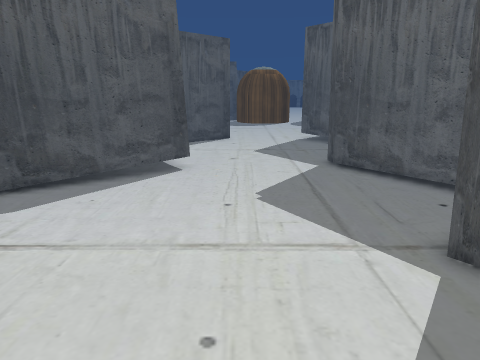
View 1 (above)

16 first-person views from a walk through a 3-D level made in the Unity game engine. The camera is 1.5 m above the floor, tilts 14° down and sees 70° across. The floor is counted in squares, 0.5 m on a side. Each view is taken from the middle of a square. On the plan, view 1 faces up. The plan holds only what a view shows up to about 20 squares ahead; the rest is blank. The place goes on beyond the plan. The player is left out. Some surface patterns are stand-ins.

View 2
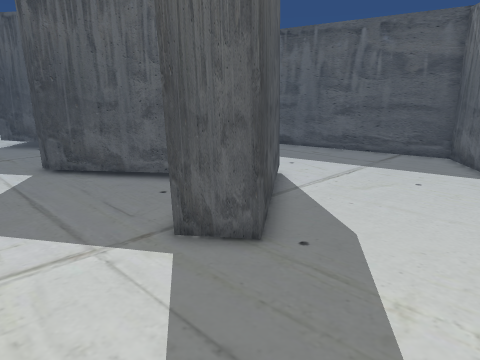

View 3
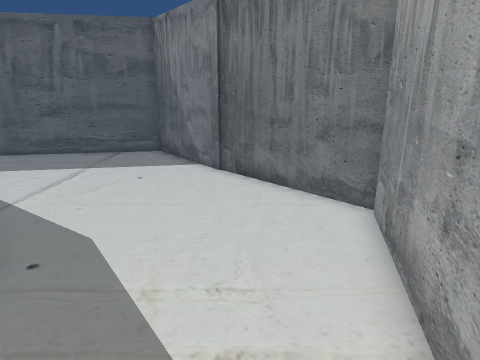

View 4
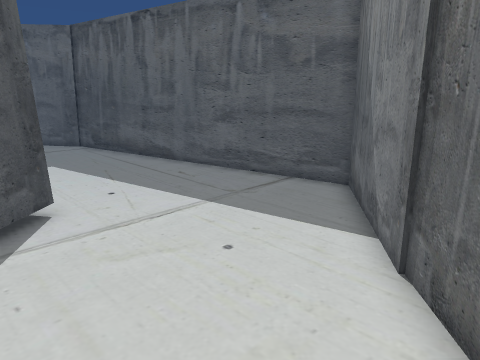

View 5
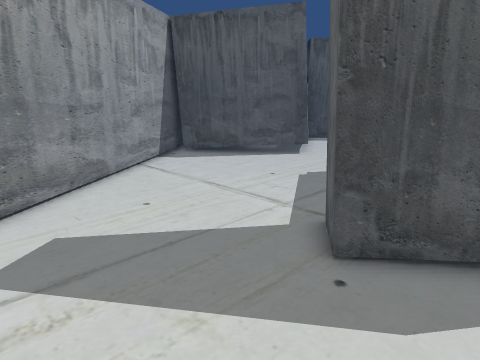

View 6
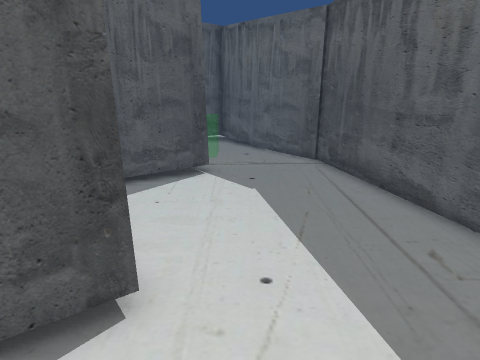

View 7
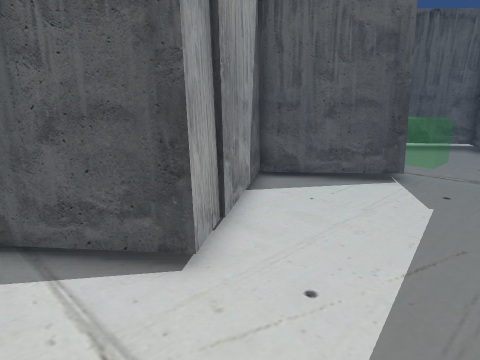

View 8
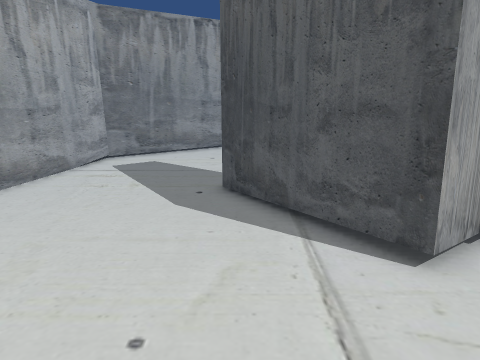

View 9
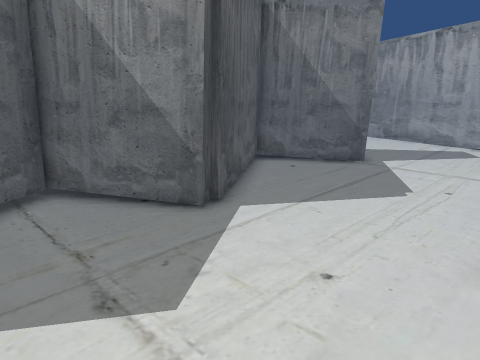

View 10
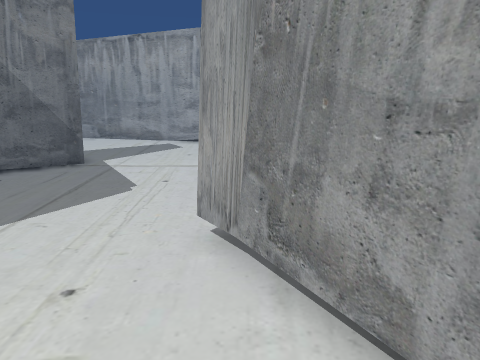

View 11
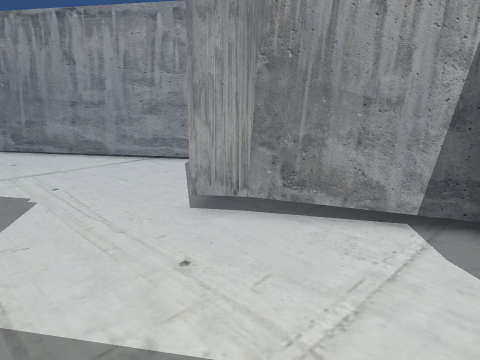

View 12
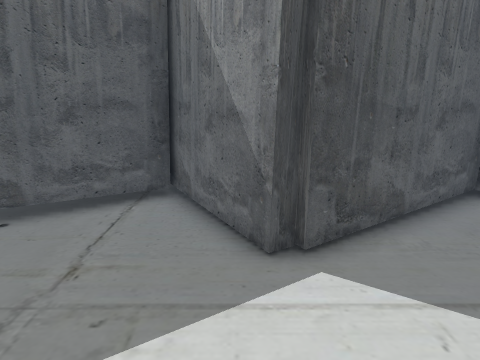

View 13
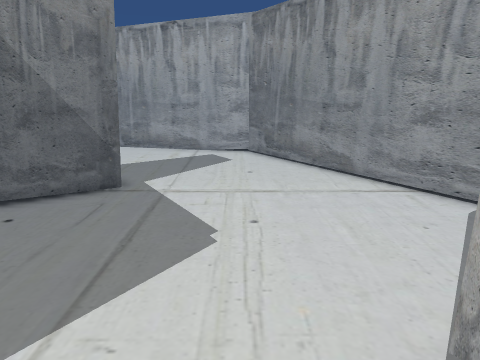

View 14
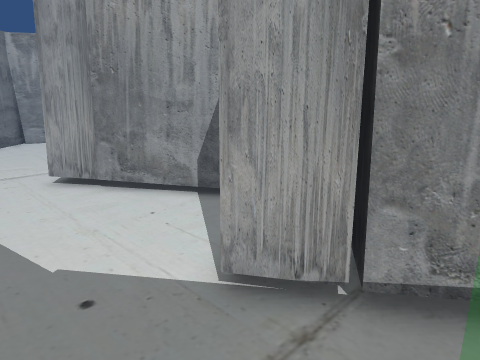

View 15
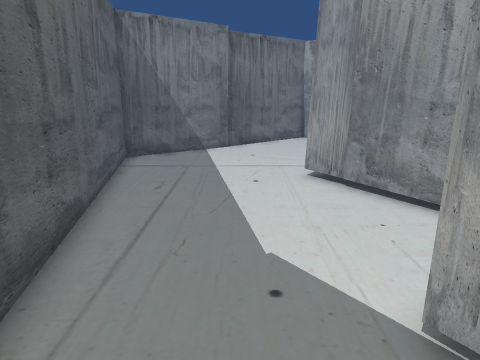

View 16
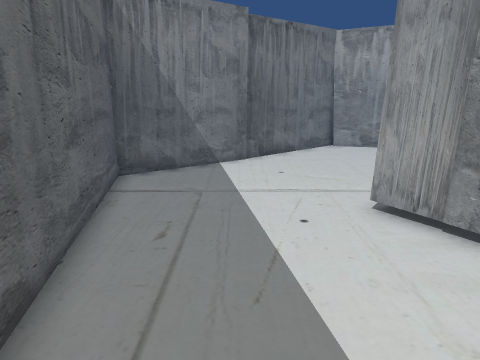

### Floor plan
Points are (right, up) in squares from view 1. A wall is a line through its corners. A room is listed if a view was taken in it or the views show most of it. See-through windows are left out.
Room 1 (views 1, 2, 3, 4, 5, 6, 7, 8, 9, 10, 11, 12, 13, 14, 15, 16)
walls: (8.1, 18) (5.8, 21.5); (-2, 14.1) (-7.6, 10.1); (8.8, 20.4) (10.7, 17.3) (6.4, 14.6) (10.6, 8.4) (5, 4.4) (3.9, 6) (7.9, 8.9) (4, 14.8) (4.2, 14.9) (3.9, 15.4) (8.5, 18.2); (-7.6, 9.3) (-0.5, -1.4) (8.5, -3.5); (15.6, 19.8) (14.5, 21.5); (8.8, -3.5) (18.4, 4.7); (18.6, 4.3) (15.7, 20.1); (-5.9, 19.5) (-2.2, 13.9)

Positions as (right, up) in squares from view 1, and headings:
1: (0, 0), facing up
2: (0, 0), facing up-right
3: (0, 0), facing right
4: (8, -1), facing up-right
5: (8, -1), facing up-left
6: (12, 4), facing up
7: (15, 5), facing up-left
8: (16, 5), facing left
9: (-3, 21), facing down-right
10: (-3, 21), facing down
11: (3, 21), facing down-left
12: (-2, 16), facing right
13: (0, 17), facing down
14: (14, 21), facing down-left
15: (13, 21), facing down
16: (14, 17), facing down
